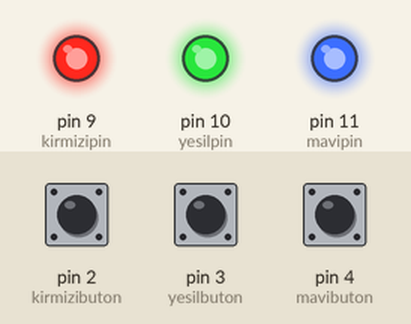
Simulated run of this sketch. Board: Arduino Uno, built with avr-gcc and run on an emulated ATmega328P. On the bench: output pins drawn as LEDs (lit = HIGH). Inputs (shaded band) come from the test bench; at power-on: pin 2 (kirmizibuton) HIGH, pin 3 (yesilbuton) HIGH, pin 4 (mavibuton) HIGH.

Above: at 1.2 s.
1.3 s: pin 2 (kirmizibuton) pulled LOW for 1 s
At 2.6 s:
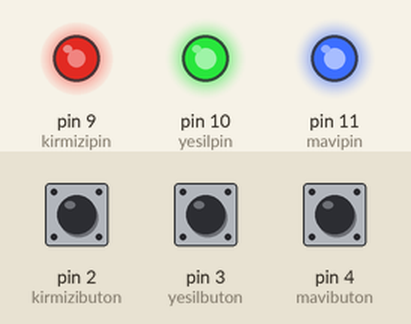
3.8 s: pin 3 (yesilbuton) pulled LOW for 3.2 s
At 7.7 s:
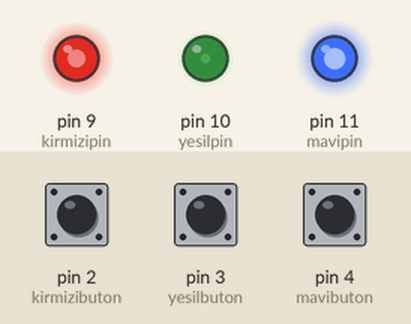
8.5 s: pin 4 (mavibuton) pulled LOW for 0.15 s
At 9.2 s:
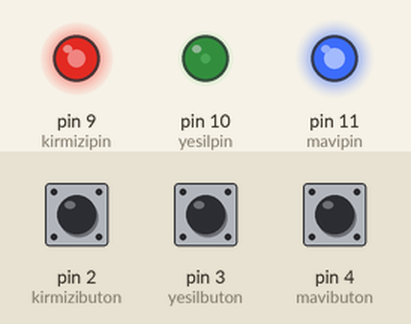
10.1 s: pin 3 (yesilbuton) pulled LOW for 1 s
12.6 s: pin 4 (mavibuton) pulled LOW for 1 s
At 14.7 s:
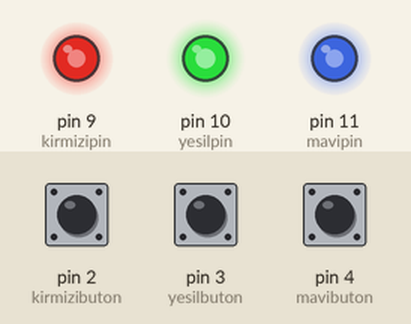
15.1 s: pin 2 (kirmizibuton) pulled LOW for 3.2 s
Timing chart, 0 to 19.8 s (numbered marks = the images above; inputs shaded):
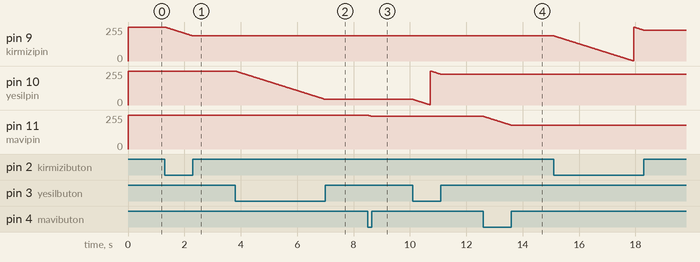

Measured:
- after the input at 1.3 s, pin 9 (kirmizipin): moves from 255/255 to 189/255 over 0.98 s, starting at once
- after the input at 3.8 s, pin 10 (yesilpin): moves from 255/255 to 42/255 over 3.2 s, starting at once
- after the input at 8.5 s, pin 11 (mavipin): moves from 255/255 to 245/255 over 0.14 s, starting at once
- after the input at 12.6 s, pin 11 (mavipin): moves from 245/255 to 179/255 over 0.98 s, starting at once

The sketch:

2.2.5._3_Butonlu_RGB_Kontrolu.ino
```cpp
// Kırmızı, Yeşil ve Mavi led pinleri tanımlanır
int kirmizipin = 9;
int yesilpin = 10;
int mavipin = 11;
//Kırmızı, Yeşil ve Mavi renk tonlarını ayarlamak için kullanılacak butonların bağlanacağı pinler tanımlanır
int kirmizibuton = 2;
int yesilbuton = 3;
int mavibuton = 4;
//RGB LEDin başlangıçta sönük olması için ön değerler atanır
int kirmizi= 0;
int mavi= 0;
int yesil = 0;

void setup() {
//Kırmızı, Yeşil ve Mavi pinler çıkış olarak tanımlanır
pinMode(kirmizipin, OUTPUT);
pinMode(yesilpin,OUTPUT);
pinMode(mavipin, OUTPUT);
//Kırmızı, Yeşil ve Mavi renk tonlarını kontrol edecek butonlar dahili pullup direnci kullanılarak giriş olarak tanımlanır
pinMode(kirmizibuton, INPUT_PULLUP);
pinMode(yesilbuton, INPUT_PULLUP);
pinMode(mavibuton, INPUT_PULLUP);
}

void loop() {
// Eğer kırmızı rengi kontrol edecek butona basılırsa 0 ile 255 arasında giderek artan değer üretilerek kirmizi değişkenine atanır
if(digitalRead(kirmizibuton)== LOW)
{
kirmizi++;
if(kirmizi==255){
kirmizi= 0;
}
}
// Eğer yeşil rengi kontrol edecek butona basılırsa 0 ile 255 arasında giderek artan değer üretilerek yesil değişkenine atanır
if (digitalRead(yesilbuton)== LOW)
{
yesil++;
if(yesil==255){
yesil=0;
}
}
// Eğer mavi rengi kontrol edecek butona basılırsa 0 ile 255 arasında giderek artan değer üretilerek mavi değişkenine atanır
if(digitalRead(mavibuton)== LOW)
{
mavi++;
if(mavi==255)
{
mavi=0;
}
}
//Elde edilen kırmızı, yeşil ve mavi değerleri renkatama fonksiyonuna yollanır.
renkatama(kirmizi,yesil,mavi);
delay(15); //her butona basıldığında 15 ms bekler.
}
//renkatama isimli bir fonksiyon tanımlanarak, her butona basıldığında artan renk değerleri analogWrite ile ilgili LED pinine yollanır.
void renkatama(int kirmizi, int yesil, int mavi)
{
//kullanılan RGB ortak anotlu olduğu için elde edilen değerlerin 255'ten çıkarılarak ters çevrilmesi gerekir.
kirmizi=255- kirmizi;
yesil = 255 -yesil ;
mavi =255 -mavi;
//  0 ile 255 arasındaki analog değerler ilgili pinlere yazılır.
analogWrite(kirmizipin, kirmizi);
analogWrite(yesilpin, yesil);
analogWrite(mavipin, mavi);
}
```
